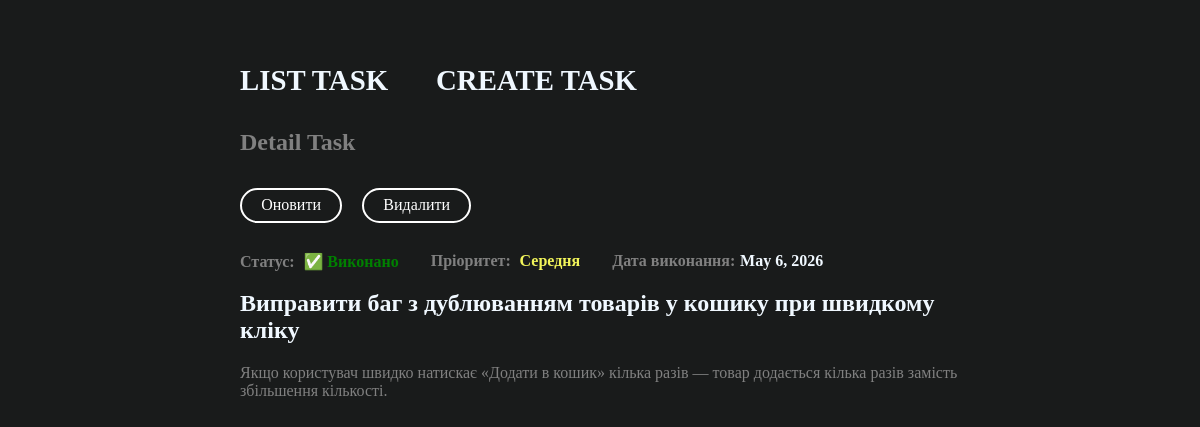
/task/13, run on the app's committed database.
### core/models.py (models this page shows, shortened)
class Task(models.Model):
    class Status(models.TextChoices):
        NEW = "new", "Нова"
        IN_PROGRESS = "in_progress", "В процесі"
        DONE = "done", "Виконано"
    class Priority(models.TextChoices):
        LOW = "low", "Легка"
        MEDIUM = "medium", "Середня"
        HIGH = "high", "Висока"
        IMMEDIATE = "immediate", "Негайний"
    title = models.CharField(max_length=255)
    description = models.TextField(blank=True)
    status = models.CharField(max_length=20, choices=Status.choices, default=Status.NEW)
    is_active = models.BooleanField(default=True)
    created_at = models.DateTimeField(auto_now_add=True)
    due_date = models.DateField(null=True, blank=True)
    priority = models.CharField(
        max_length=10, choices=Priority.choices, default=Priority.MEDIUM
    )

### core/views.py (the view)
# urls.py: path("task/<int:pk>", views.TaskDetailView.as_view(), name="task-detail"),
class TaskDetailView(DetailView):
    template_name = "core/detail.html"
    context_object_name = "task"
    def get_context_data(self, **kwargs):
        context = super().get_context_data(**kwargs)
        context["title"] = "Detail Task"
        return context
    def get_queryset(self):
        return Task.objects.filter(pk=self.kwargs["pk"])

### core/templates/core/detail.html
{% extends 'base.html' %}
{% block content %}
<div>
    <a class="btn" href="{% url 'core:task-update' task.id %}">Оновити</a>
    <a class="btn" href="{% url 'core:task-delete' task.id %}">Видалити</a>
</div>
<div class="data">
    <div class="data-content">
        {% if task.status == 'done' %}
        <span class="status done"><span>Статус:</span> ✅ {{ task.get_status_display }}</span>
        {% elif task.status == 'new' %}
        <span class="status new"><span>Статус:</span> 🆕 {{ task.get_status_display }}</span>
        {% elif task.status == 'in_progress' %}
        <span class="status in_progress"><span>Статус:</span> ➡️ {{ task.get_status_display }}</span>
        {% endif %}
    </div>
    <div class="data-content">
        {% if task.priority == 'high' %}
        <span class="priority high"><span>Пріоритет:</span> {{ task.get_priority_display }}</span>
        {% elif task.priority == 'medium' %}
        <span class="priority medium"><span>Пріоритет:</span> {{ task.get_priority_display }}</span>
        {% elif task.priority == 'immediate' %}
        <span class="priority immediate"><span>Пріоритет:</span> {{ task.get_priority_display }}</span>
        {% elif task.priority == 'low' %}
        <span class="priority low"><span>Пріоритет:</span> {{ task.get_priority_display }}</span>
        {% endif %}
    </div>
    <div class="data-content">
        <span><span>Дата виконання:</span>{{ task.due_date }}</span>
    </div>
</div>
<h2>{{ task.title }}</h2>
<p class="description">{{ task.description }}</p>
{% endblock content%}

### core/static/core/css/style.css (style rules this page uses)
body { margin: 0; padding: 0; box-sizing: border-box; color: aliceblue; }
a { text-decoration: none; }
body { background-color: rgb(25, 27, 27); padding: 3rem 0; }
.description { color: grey; flex: 3; }
.status, .priority, .date { flex: 1; }
.status, .priority { font-weight: 600; }
.status.done { color: green; }
.priority.medium { color: rgb(242, 245, 90); }
.data { display: flex; gap: 2rem; flex-wrap: wrap; }
.data-content>span { font-weight: 700; }
.data-content>span>span { margin-right: .3rem; color: grey; }

### data on the page
Task: status "Виконано", priority "Середня", due_date "May 6, 2026", title "Виправити баг з дублюванням товарів у кошику при швидкому кліку", description "Якщо користувач швидко натискає «Додати в кошик» кілька разів — товар додається кілька разів замість збільшення кількості."

### other printed values
{{ title }} "Detail Task"
